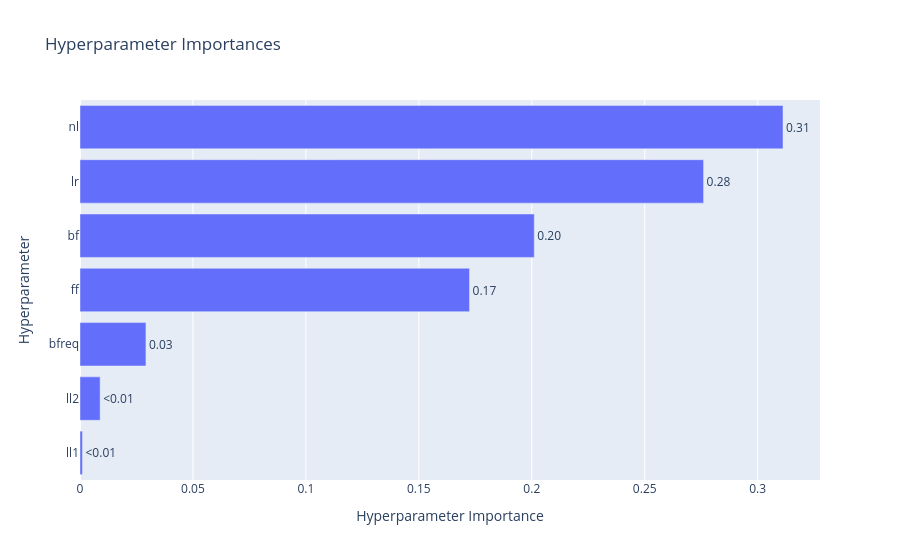
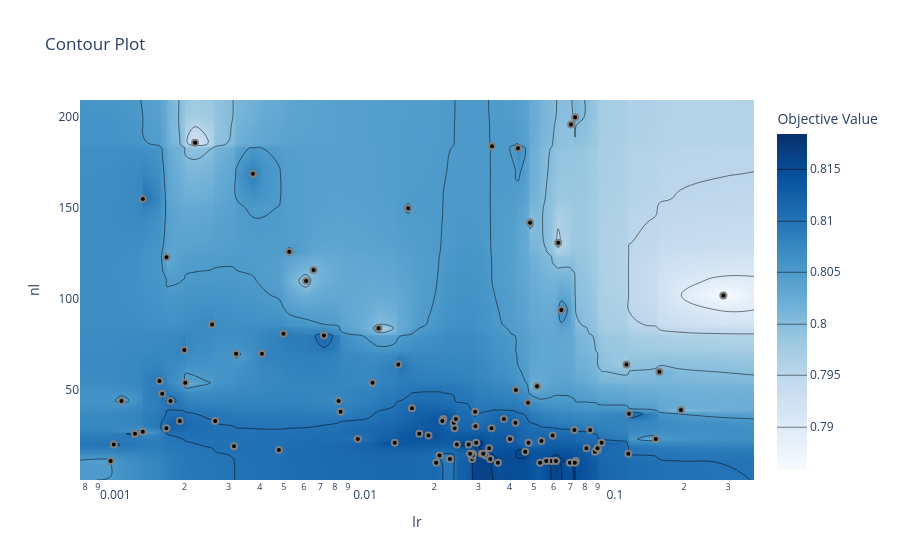

The code cell stored with these charts, in order, in its notebook:
### Markdown cell above
### 1.3 Contour plot

**Задание:** выберите два гиперпараметра, которые (судя по `plot_param_importances`) сильнее всего влияют на метрику, и постройте для них contour plot. Ответьте: находится ли найденный оптимум внутри заданных границ поиска, или он «упирается» в край диапазона? Если упирается — как нужно было бы изменить границы поиска?

### Code cell
from optuna.visualization import plot_param_importances, plot_contour

# TODO: постройте plot_param_importances(study)
fig = plot_param_importances(study)
fig.show()
# TODO: выберите два наиболее важных гиперпараметра и постройте для них plot_contour(study, params=[...])
fig = plot_contour(study, params=['lr', 'nl'])
fig.show()

### Figure 1 — Plotly figure (JSON) as saved in the notebook; plotly's stock layout.template omitted (floating-point values rounded to 4 significant figures)
{"data": [{"cliponaxis": false, "hovertemplate": ["ll1 (FloatDistribution): 0.0010884839098522798<extra></extra>", "ll2 (FloatDistribution): 0.008913583316073356<extra></extra>", "bfreq (IntDistribution): 0.029190340361176688<extra></extra>", "ff (FloatDistribution): 0.1724451529584385<extra></extra>", "bf (FloatDistribution): 0.20109867263281883<extra></extra>", "lr (FloatDistribution): 0.2760549715293032<extra></extra>", "nl (IntDistribution): 0.31120879529233725<extra></extra>"], "name": "Objective Value", "orientation": "h", "text": ["<0.01", "<0.01", "0.03", "0.17", "0.20", "0.28", "0.31"], "textposition": "outside", "type": "bar", "x": [0.001088, 0.008914, 0.02919, 0.1724, 0.2011, 0.2761, 0.3112], "y": ["ll1", "ll2", "bfreq", "ff", "bf", "lr", "nl"]}], "layout": {"title": {"text": "Hyperparameter Importances"}, "xaxis": {"title": {"text": "Hyperparameter Importance"}}, "yaxis": {"title": {"text": "Hyperparameter"}}}}

### Figure 2 — Plotly figure (JSON) as saved in the notebook; plotly's stock layout.template omitted (floating-point values rounded to 4 significant figures; data arrays with more than 128 entries replaced by an {"elided": "..."} marker saying what was removed)
{"data": [{"colorbar": {"title": {"text": "Objective Value"}}, "colorscale": [[0, "rgb(247,251,255)"], [0.125, "rgb(222,235,247)"], [0.25, "rgb(198,219,239)"], [0.375, "rgb(158,202,225)"], [0.5, "rgb(107,174,214)"], [0.625, "rgb(66,146,198)"], [0.75, "rgb(33,113,181)"], [0.875, "rgb(8,81,156)"], [1, "rgb(8,48,107)"]], "connectgaps": true, "contours": {"coloring": "heatmap"}, "hoverinfo": "none", "line": {"smoothing": 1.3}, "reversescale": false, "type": "contour", "x": [0.0007631, 0.001012, 0.001042, 0.001118, 0.001267, 0.001361, 0.001362, 0.001588, 0.001629, 0.001692, 0.001694, 0.001757, 0.001914, 0.001997, 0.002013, 0.002205, 0.002579, 0.002653, 0.003156, 0.003218, 0.003758, 0.004082, 0.004773, 0.004979, 0.005252, 0.006137, 0.006572, 0.007227, 0.008275, 0.008429, 0.009876, 0.01131, 0.01196, 0.01389, 0.01435, 0.01572, 0.01627, 0.01741, 0.01895, 0.02035, 0.02097, 0.02154, 0.02172, 0.02308, 0.02394, 0.02411, 0.02441, 0.02462, 0.02743, 0.0278, 0.02832, 0.02848, 0.02852, 0.02914, 0.02921, 0.02942, 0.03101, 0.03142, 0.03206, 0.03315, 0.03348, 0.03387, 0.03404, 0.03595, 0.03799, 0.04015, 0.04225, 0.04241, 0.04324, 0.04625, 0.04741, 0.04765, 0.04831, 0.05154, 0.05302, 0.05366, 0.0561, 0.05882, 0.0595, 0.06137, 0.06261, 0.06446, 0.06982, 0.07053, 0.07272, 0.07306, 0.0732, 0.07363, 0.08127, 0.08407, 0.08792, 0.08999, 0.09026, 0.09345, 0.1175, 0.1196, 0.1203, 0.154, 0.1591, 0.1942, 0.2871, 0.3807], "y": [0.5, 10, 11, 12, 14, 15, 16, 17, 18, 19, 20, 21, 22, 23, 25, 26, 27, 28, 29, 30, 32, 33, 34, 37, 38, 39, 40, 43, 44, 48, 50, 52, 54, 55, 60, 64, 70, 72, 80, 81, 84, 86, 94, 102, 110, 116, 123, 126, 131, 142, 150, 155, 169, 183, 184, 186, 196, 200, 209.5], "z": {"elided": "59x102 float values"}}, {"marker": {"color": "black", "line": {"color": "Gray", "width": 2}}, "mode": "markers", "name": "Feasible Trial", "showlegend": false, "type": "scatter", "x": [0.07053, 0.05154, 0.005252, 0.01131, 0.002205, 0.001362, 0.001694, 0.03404, 0.2871, 0.01572, 0.001042, 0.001012, 0.004979, 0.004082, 0.004773, 0.003156, 0.002653, 0.008429, 0.002579, 0.02411, 0.1591, 0.02394, 0.009876, 0.001118, 0.02308, 0.08407, 0.003218, 0.001757, 0.008275, 0.06446, 0.01435, 0.001692, 0.001629, 0.001914, 0.002013, 0.02914, 0.007227, 0.006572, 0.04831, 0.01196, 0.006137, 0.001588, 0.001997, 0.001267, 0.001361, 0.003758, 0.04225, 0.02035, 0.1203, 0.1175, 0.1942, 0.03799, 0.04241, 0.09026, 0.03315, 0.06261, 0.08127, 0.08792, 0.04015, 0.05366, 0.09345, 0.08999, 0.154, 0.05882, 0.0561, 0.07363, 0.06982, 0.07306, 0.05302, 0.1196, 0.07272, 0.0732, 0.06137, 0.0595, 0.03206, 0.02832, 0.03348, 0.03101, 0.02852, 0.02848, 0.01627, 0.02097, 0.02743, 0.02942, 0.02921, 0.01389, 0.01895, 0.02441, 0.0278, 0.04765, 0.03387, 0.03595, 0.04625, 0.02462, 0.04741, 0.03142, 0.04324, 0.01741, 0.02172, 0.02154], "y": [196, 52, 126, 54, 186, 155, 123, 184, 102, 150, 20, 11, 81, 70, 17, 19, 33, 38, 86, 29, 60, 32, 23, 44, 12, 28, 70, 44, 44, 94, 64, 29, 48, 33, 54, 38, 80, 116, 142, 84, 110, 55, 72, 26, 27, 169, 32, 10, 37, 64, 39, 34, 50, 17, 18, 131, 18, 16, 23, 22, 21, 18, 23, 11, 11, 11, 10, 10, 10, 15, 28, 200, 11, 25, 14, 12, 12, 15, 15, 14, 40, 14, 20, 21, 30, 21, 25, 34, 15, 21, 29, 10, 16, 20, 43, 15, 183, 26, 34, 33]}, {"marker": {"color": "#cccccc", "line": {"color": "Gray", "width": 2}}, "mode": "markers", "name": "Infeasible Trial", "showlegend": false, "type": "scatter", "x": [], "y": []}], "layout": {"title": {"text": "Contour Plot"}, "xaxis": {"range": [-3.117, -0.4194], "title": {"text": "lr"}, "type": "log"}, "yaxis": {"range": [0.5, 209.5], "title": {"text": "nl"}}}}
